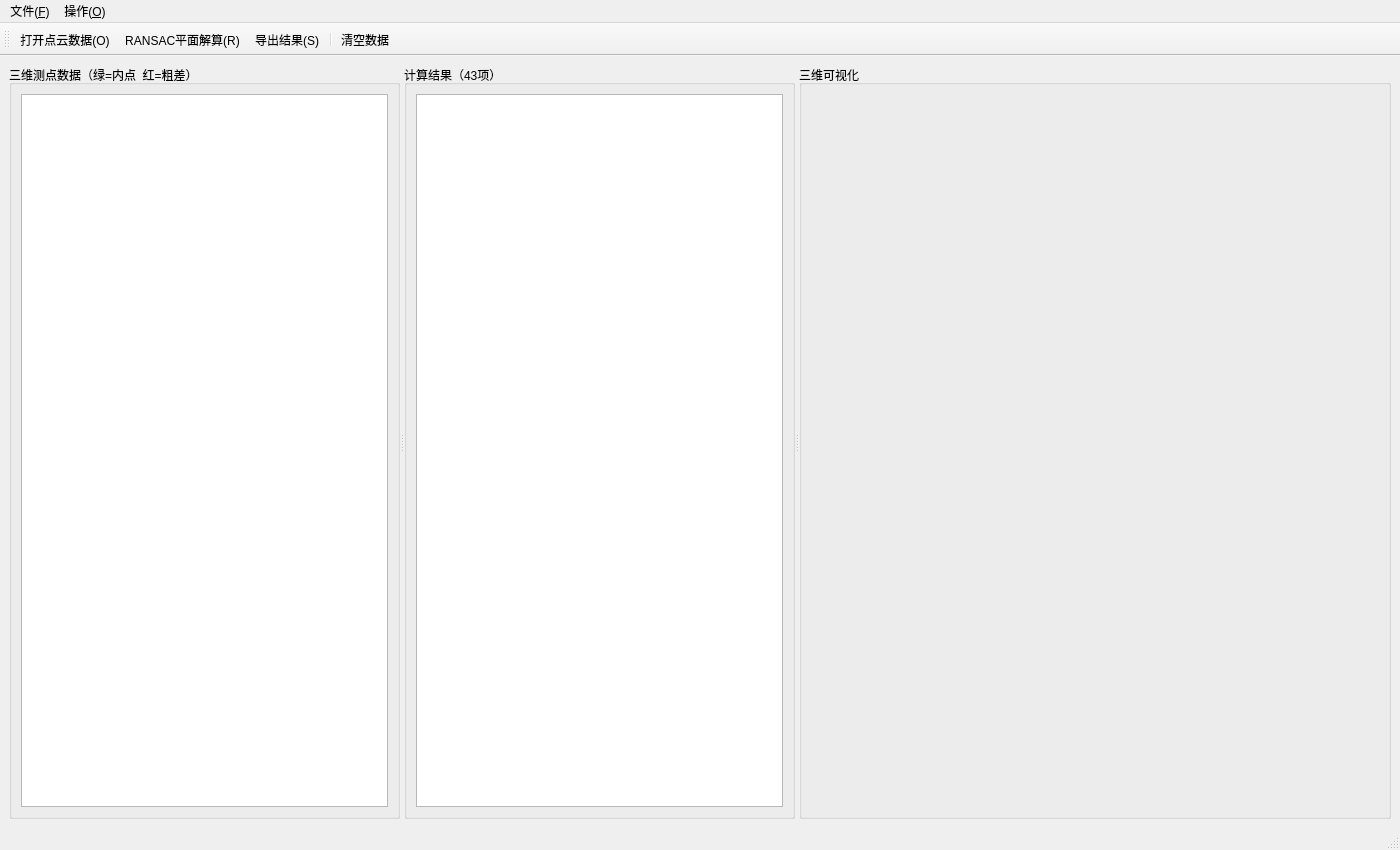
<?xml version="1.0" encoding="UTF-8"?>
<ui version="4.0">
 <class>MainWindow</class>
 <widget class="QMainWindow" name="MainWindow">
  <property name="geometry">
   <rect><x>0</x><y>0</y><width>1400</width><height>850</height></rect>
  </property>
  <property name="windowTitle">
   <string>RANSAC 稳健平面参数估计系统</string>
  </property>

  <widget class="QWidget" name="centralwidget">
   <layout class="QHBoxLayout" name="hLayout">
    <item>
     <widget class="QSplitter" name="splitter">
      <property name="orientation"><enum>Qt::Horizontal</enum></property>

      <!-- 左：测点数据表格 -->
      <widget class="QGroupBox" name="groupPoints">
       <property name="title"><string>三维测点数据（绿=内点  红=粗差）</string></property>
       <layout class="QVBoxLayout">
        <item>
         <widget class="QTableWidget" name="tablePoints">
          <property name="editTriggers">
           <set>QAbstractItemView::NoEditTriggers</set>
          </property>
         </widget>
        </item>
       </layout>
      </widget>

      <!-- 中：43项结果表格 -->
      <widget class="QGroupBox" name="groupResult">
       <property name="title"><string>计算结果（43项）</string></property>
       <layout class="QVBoxLayout">
        <item>
         <widget class="QTableWidget" name="tableResult">
          <property name="alternatingRowColors"><bool>true</bool></property>
          <property name="editTriggers">
           <set>QAbstractItemView::NoEditTriggers</set>
          </property>
         </widget>
        </item>
       </layout>
      </widget>

      <!-- 右：三维可视化 -->
      <widget class="QGroupBox" name="groupView">
       <property name="title"><string>三维可视化</string></property>
       <layout class="QVBoxLayout">
        <item>
         <widget class="QWidget" name="glWidget" native="true">
          <property name="minimumSize"><size><width>400</width><height>350</height></size></property>
         </widget>
        </item>
       </layout>
      </widget>

     </widget>
    </item>
   </layout>
  </widget>

  <!-- 菜单栏 -->
  <widget class="QMenuBar" name="menubar">
   <property name="geometry">
    <rect><x>0</x><y>0</y><width>1400</width><height>30</height></rect>
   </property>
   <widget class="QMenu" name="menuFile">
    <property name="title"><string>文件(&amp;F)</string></property>
    <addaction name="actionOpen"/>
    <addaction name="actionExport"/>
    <addaction name="separator"/>
    <addaction name="actionExit"/>
   </widget>
   <widget class="QMenu" name="menuOp">
    <property name="title"><string>操作(&amp;O)</string></property>
    <addaction name="actionRun"/>
    <addaction name="separator"/>
    <addaction name="actionClear"/>
   </widget>
   <addaction name="menuFile"/>
   <addaction name="menuOp"/>
  </widget>

  <!-- 工具栏 -->
  <widget class="QToolBar" name="toolBar">
   <attribute name="toolBarArea"><enum>TopToolBarArea</enum></attribute>
   <addaction name="actionOpen"/>
   <addaction name="actionRun"/>
   <addaction name="actionExport"/>
   <addaction name="separator"/>
   <addaction name="actionClear"/>
  </widget>

  <widget class="QStatusBar" name="statusbar"/>

  <action name="actionOpen">
   <property name="text"><string>打开点云数据(&amp;O)</string></property>
   <property name="shortcut"><string>Ctrl+O</string></property>
  </action>
  <action name="actionRun">
   <property name="text"><string>RANSAC平面解算(&amp;R)</string></property>
   <property name="shortcut"><string>F5</string></property>
  </action>
  <action name="actionExport">
   <property name="text"><string>导出结果(&amp;S)</string></property>
   <property name="shortcut"><string>Ctrl+S</string></property>
  </action>
  <action name="actionClear">
   <property name="text"><string>清空数据</string></property>
  </action>
  <action name="actionExit">
   <property name="text"><string>程序退出(&amp;Q)</string></property>
   <property name="shortcut"><string>Ctrl+Q</string></property>
  </action>

 </widget>
 <resources/>
 <connections/>
</ui>
